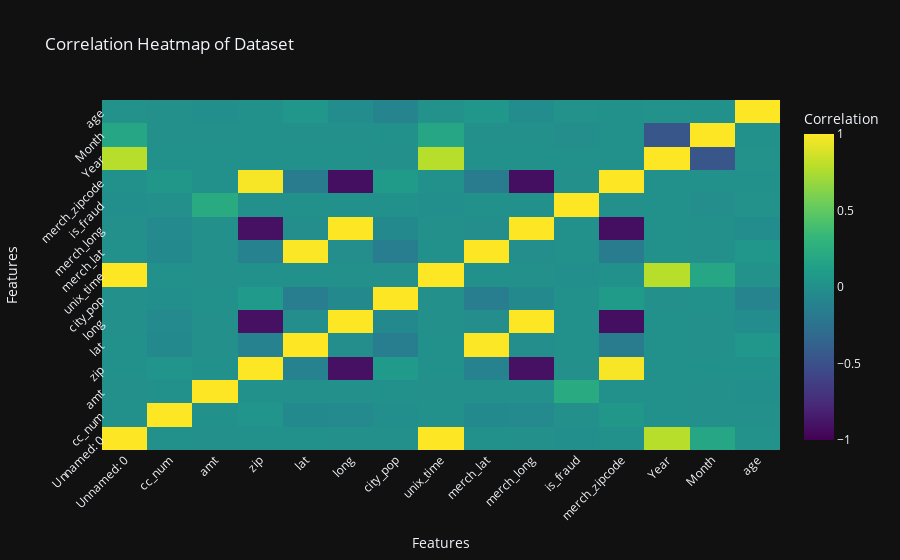

Here is the notebook cell this chart was saved with:
### Markdown cell above
- Data clearly has no obvious trend based on the user age or transaction date
- usinf correlation matrix to better understand the data

### Code cell
import pandas as pd
import numpy as np
import plotly.graph_objects as go

# Select only numeric columns for correlation
numeric_df = df.select_dtypes(include=[np.number])

# Compute the correlation matrix
corr_matrix = numeric_df.corr()

# Display the correlation matrix
print(corr_matrix)

# Create the heatmap
fig = go.Figure(data=go.Heatmap(
    z=corr_matrix.values,
    x=corr_matrix.columns,
    y=corr_matrix.columns,
    colorscale='Viridis',
    colorbar=dict(title='Correlation'),
    zmin=-1, zmax=1  # Correlation values range from -1 to 1
))

# Update layout for better readability
fig.update_layout(
    title='Correlation Heatmap of Dataset',
    xaxis_title='Features',
    yaxis_title='Features',
    xaxis=dict(tickangle=-45),
    yaxis=dict(tickangle=-45),
    template='plotly_dark'
)

# Show the plot
fig.show()

### Figure 1 — Plotly figure (JSON) as saved in the notebook; plotly's stock layout.template omitted (floating-point values rounded to 4 significant figures; data arrays with more than 128 entries replaced by an {"elided": "..."} marker saying what was removed)
{"data": [{"colorbar": {"title": {"text": "Correlation"}}, "colorscale": [[0, "#440154"], [0.1111, "#482878"], [0.2222, "#3e4989"], [0.3333, "#31688e"], [0.4444, "#26828e"], [0.5556, "#1f9e89"], [0.6667, "#35b779"], [0.7778, "#6ece58"], [0.8889, "#b5de2b"], [1, "#fde725"]], "type": "heatmap", "x": ["Unnamed: 0", "cc_num", "amt", "zip", "lat", "long", "city_pop", "unix_time", "merch_lat", "merch_long", "is_fraud", "merch_zipcode", "Year", "Month", "age"], "y": ["Unnamed: 0", "cc_num", "amt", "zip", "lat", "long", "city_pop", "unix_time", "merch_lat", "merch_long", "is_fraud", "merch_zipcode", "Year", "Month", "age"], "z": {"elided": "15x15 float values"}, "zmax": 1, "zmin": -1}], "layout": {"title": {"text": "Correlation Heatmap of Dataset"}, "xaxis": {"tickangle": -45, "title": {"text": "Features"}}, "yaxis": {"tickangle": -45, "title": {"text": "Features"}}}}
